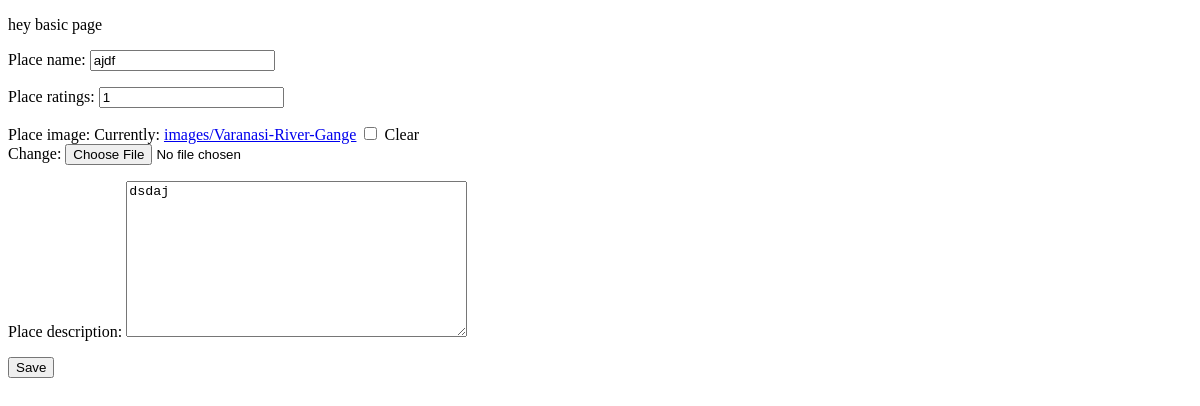
The page /edit/10/ on the database as committed earlier.
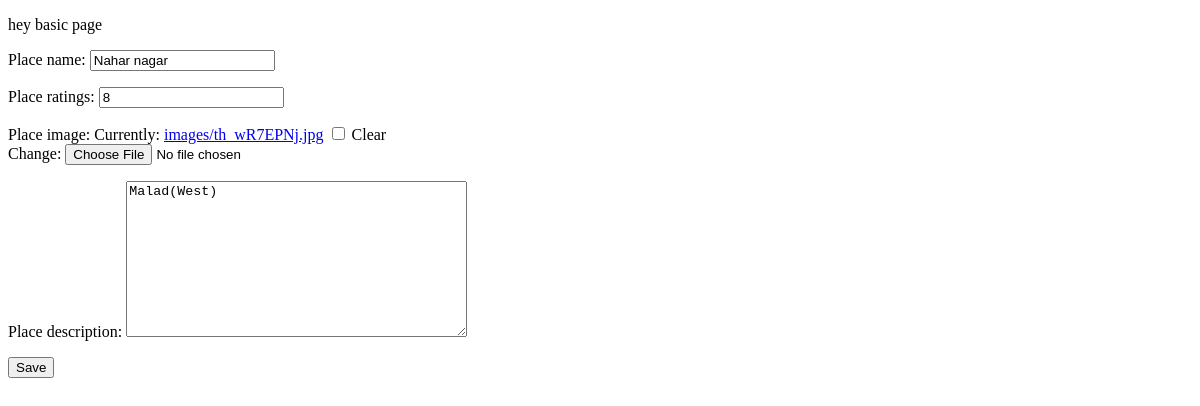
The same page on the database as committed later.
### places/models.py (models this page shows)
class Places(models.Model):
	place_name = models.CharField(max_length=100, default="");
	place_ratings = models.IntegerField(null=True, default="")
	place_image = models.ImageField(upload_to="images/", blank=True)
	place_description = models.TextField(max_length=50, default="")

### places/views.py (the view)
# urls.py: path('edit/<int:my_id>/', edit_view),
def edit_view(request, my_id):
	o=Places.objects.get(id=my_id)
	form=Form(request.POST or None, request.FILES or None, instance=o)
	if form.is_valid():
		form.save()
	context={
	'form': form
	}
	return render(request, "edit.html", context)

### places/forms.py
class Form(forms.ModelForm):
	place_name = forms.CharField(widget=forms.TextInput(attrs={"placeholder": "Add name of the place"}))
	place_description = forms.CharField(widget=forms.Textarea(attrs={"placeholder": "Add description of the place",
																	  }))
	class Meta:
		model = Places
		fields = [
			'place_name',
			'place_ratings',
			'place_image',
			'place_description'
		]

### places/templates/edit.html (shortened to what this page needs)
{% extends 'base.html' %}
{% block content %}
<form method="POST" enctype="multipart/form-data"> {% csrf_token %}
{{ form.as_p }}
<input type="submit" value="Save" />
{% endblock %}

Rows that differ between the two databases and show on the page:
changed Places: place_name "ajdf" → "Nahar nagar"; place_ratings "1" → "8"; place_description "dsdaj" → "Malad(West)"
Other text that changed with them:
text no longer shown: "Place name: Place ratings: Place image: Currently: images/Varanasi-River-Gange Clear Change: Place description:"
text now shown: "Place name: Place ratings: Place image: Currently: images/th_wR7EPNj.jpg Clear Change: Place description:"
